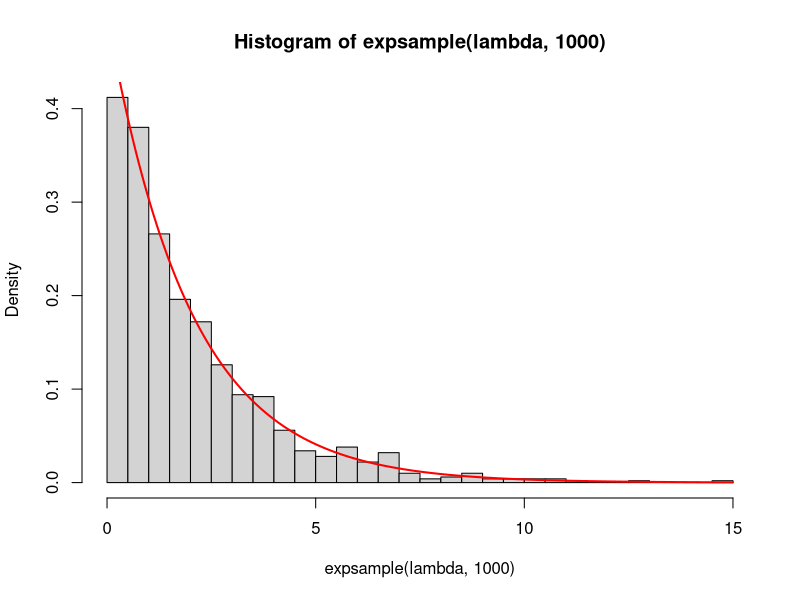
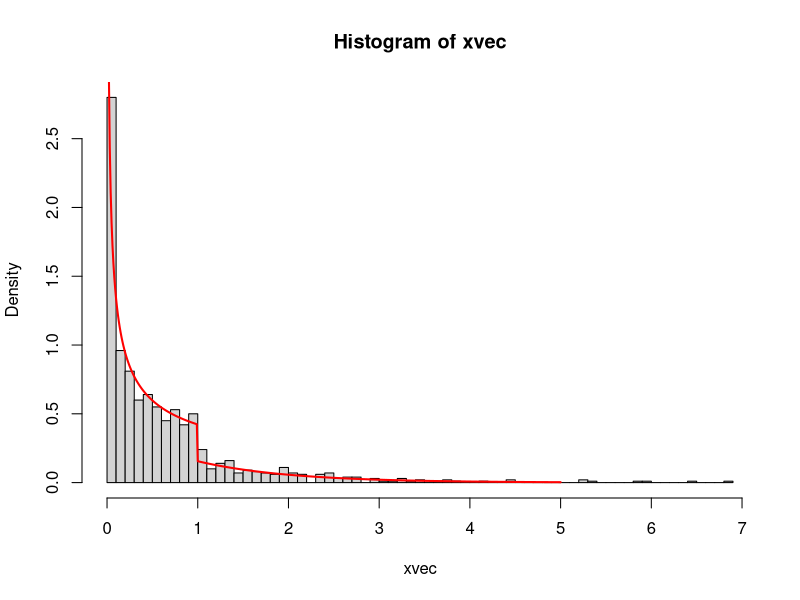
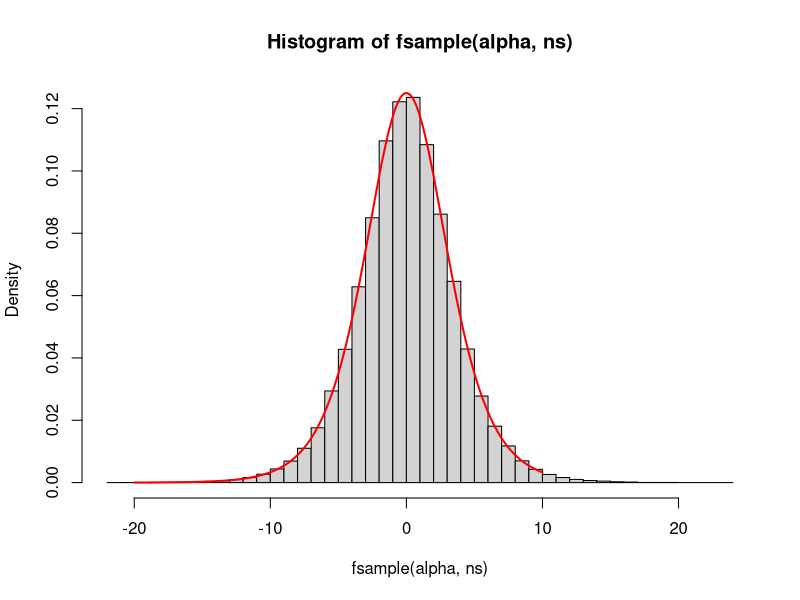
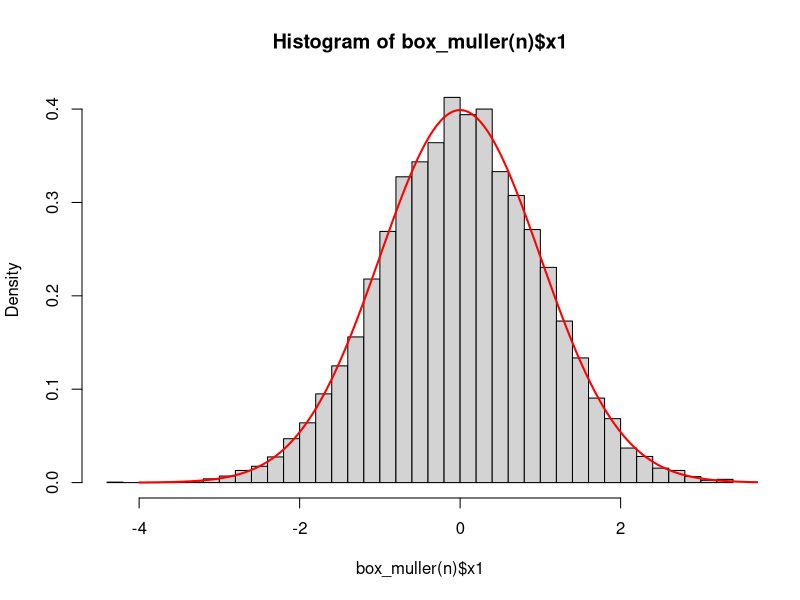
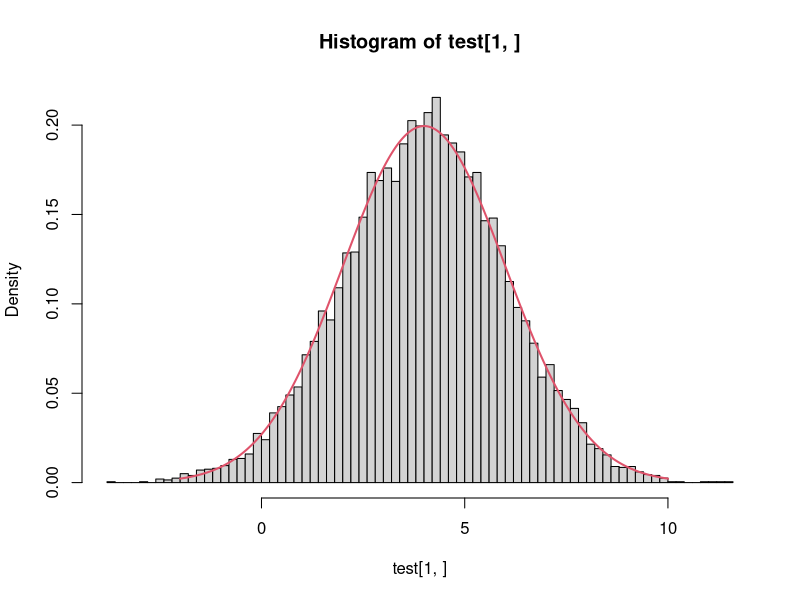
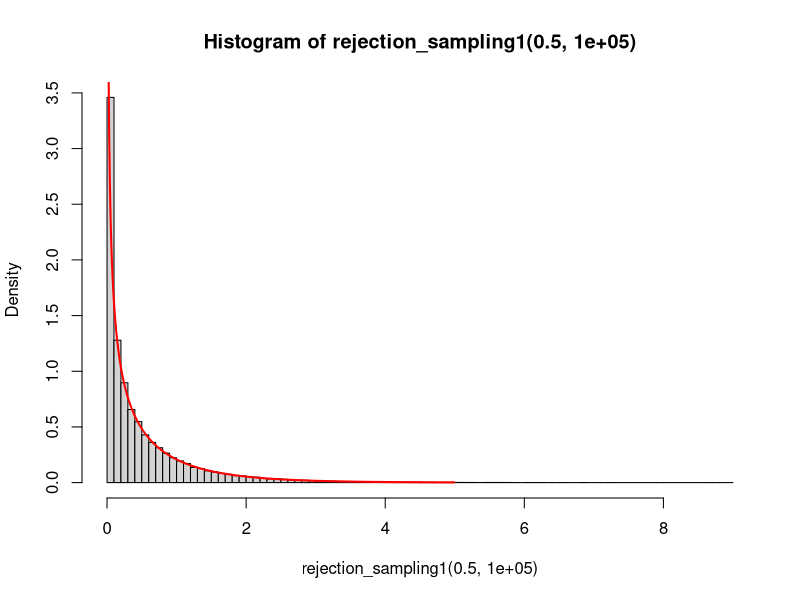
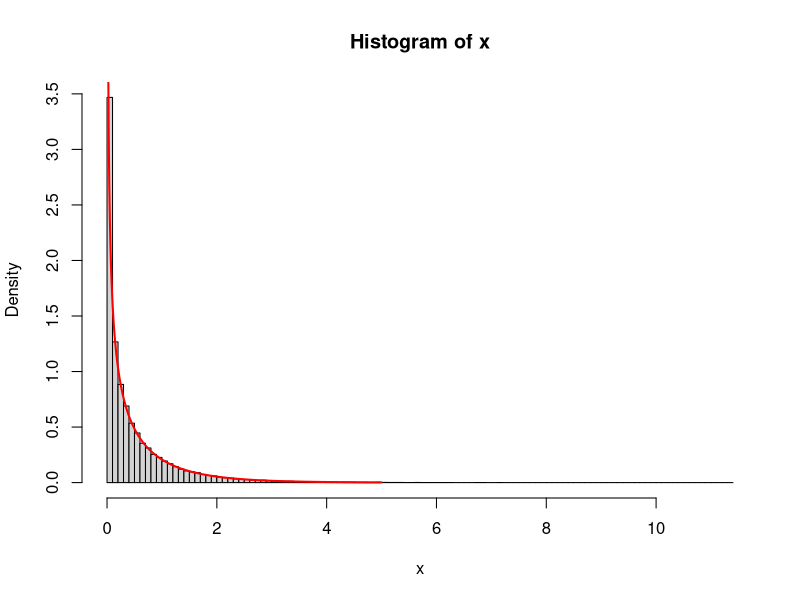

Write R code to recreate these figures, in order. (Note: this script raises an error after producing the figures.)
## ---- chunk 1
knitr::opts_chunk$set(echo = TRUE)
## ---- chunk 2
# load packages here
library(ggplot2)
library(tidyverse)
## ---- chunk 3
expsample <- function(lambda, n){
  u = runif(n)
  x = -1*log(u)/lambda
  return(x)
}
lambda = 0.5
hist(expsample(lambda, 1000), n = 50, freq = F)
lines(seq(0, 15, 0.01), dexp(seq(0, 15, 0.01), rate = lambda), col = "red", lwd = 2)
## ---- chunk 4
gsample <- function(alpha, c, n){
  u = runif(n)
  threshold = c/alpha
  x = ifelse(u < threshold, (alpha*u/c)^(1/alpha), -log((1/alpha) + exp(-1) - (u/c)))
  return(x)
}
alpha = 0.5
c = (alpha*exp(1))/(exp(1) + alpha)
xvec <- gsample(0.5, c, 1000)
g <- function(x){ifelse(x>=1, c*exp(-x), c*x^(alpha-1))}
hist(xvec, n = 50, freq = F)
lines(seq(0, 5, 0.01), g(seq(0, 5, 0.01)), col = "red", lwd = 2)

## ---- chunk 5
fsample <- function(alpha, n){
  u = runif(n)
  x = (1/alpha)*log(u/(1-u))
  return(x)
}
alpha = 0.5
ns = 100000
f <- function(x){alpha*exp(alpha*x)/(1 + exp(alpha*x))^2}
hist(fsample(alpha, ns), n = 50, freq = F)
lines(seq(-20,10,0.05), f(seq(-20,10,0.05)), col = "red", lwd = 2)
## ---- chunk 6
n = 10000
box_muller <- function(n) {
  u1 <- runif(n, 0,2*pi)
  u2 <- expsample(0.5, n)
  
  x1 <- sqrt(u2)*cos(u1)
  x2 <- sqrt(u2)*sin(u1)
  return(list(x1 = x1, x2 = x2, m = matrix(c(x1,x2), nrow = 2)))
}
hist(box_muller(n)$x1, n = 50, freq = F)
lines(seq(-4, 4, 0.01), dnorm(seq(-4, 4, 0.01)), col = "red", lwd = 2)
## ---- chunk 7
std_normal <- function(dim, n = 1000) {
  loop = seq(1,dim-1,2)
  m = matrix(, nrow = dim, ncol = n)
  for(i in loop) {
    
    m[c(i,i+1),] <- box_muller(n)$m
  }
  if(i+1 < dim) {
     m[dim,] <- box_muller(n)$x1
  }
  return(m)
}

multi_normal <- function(mu, sig, n=1000) {
  X <- std_normal(length(mu), n)
  A <- chol(sig)
  return(mu + t(A) %*% X)
}

#testing the function
s <- matrix(c(4,1,1,4), nrow = 2)
mu <- c(4,2)
test <- multi_normal(mu, s,n=10000)

hist(test[1,], freq =F, n = 100)
lines(seq(-2,10,.01), dnorm(seq(-2,10,.01), mean = 4, sd = 2), col = 2, lwd =2)
## ---- chunk 8
rejection_sampling1 <- function(alpha, n){
  alpha = 0.5
  c = (alpha*exp(1))/(exp(1) + alpha)
  count = 0
  x = c(NA)
  while (count < n) {
    values = gsample(alpha, c, n)
    a = ifelse(values < 1, exp(-values), values^(alpha-1))
    u = runif(n)
    values = ifelse(u - a < 0, values, NA)
    x = c(x,values)
    x = na.omit(x)
    count = length(x)
  }
  x = x[1:n]
  return(x)
}
hist(rejection_sampling1(0.5, 100000),freq=F, n = 100)
x <- seq(0.001, 5,.01)
lines(x,dgamma(x, 0.5,1), col = "red", lwd = 2)
## ---- chunk 9
alpha = 0.5
c = (alpha*exp(1))/(exp(1) + alpha)
n = 100000
count = 0
x = c(NA)
while (count < n) {
  values = gsample(alpha, c, n)
  a = ifelse(values < 1, exp(-values), values^(alpha-1))
  u = runif(n)
  values = ifelse(u - a < 0, values, NA)
  x = c(x,values)
  x = na.omit(x)
  count = length(x)
}
x = x[1:n]



hist(x,freq=F, n = 100)
x <- seq(0.001, 5,.01)
lines(x,dgamma(x, 0.5,1), col = "red", lwd = 2)
## ---- chunk 10
alpha = 100
n = 100000
a = ((alpha - 1)^((alpha - 1)/2))*exp((1-alpha)/2)
loga = (alpha - 1)/2*log(alpha-1) + (1-alpha)/2
  
bmin = 0
logbmax = (alpha + 1)/2*log(alpha+1) + (-1-alpha)/2
bmax = ((alpha + 1)^((alpha + 1)/2))*exp((-1-alpha)/2)
x1 <- runif(n, 0, a)
x2 <- runif(n, bmin, bmax)
logx1 <-runif(n,0,1) + loga
logx2 <-runif(n, 0,1) + logbmax
logy = logx2 - logx1
x = ifelse(x1 - sqrt((y)^(alpha-1)*exp(-y))< 0, y, NA)
x = na.omit(x)
hist(x, n = 100, freq = F)
x <- seq(0.001, 10000,.1)
lines(x,dgamma(x, alpha,1), col = "red", lwd = 2)
## ---- chunk 11
alpha = 2000
n = 1000000
  a = log(alpha - 1)*(alpha - 1)/2 + (1-alpha)/2
  bmin = -2000
  bmax = log(alpha + 1)*(alpha - 1)/2 + (-1-alpha)/2
x1 <- runif(n, bmin, a)
x2 <- runif(n, bmin, bmax)
y = x2 - x1
y
x = ifelse(x1 - 0.5*(y*(alpha-1)-exp(y))< 0, exp(y), NA)
x = na.omit(x)
hist(x, n = 100, freq = F)
x <- seq(0.001, 10000,.1)
lines(x,dgamma(x, alpha,1), col = "red", lwd = 2)
## ---- chunk 12



ratio_of_uniforms_f <- function(alpha, n){
  a = ((alpha - 1)^((alpha - 1)/2))*exp((1-alpha)/2)
  bmin = 0
  bmax = ((alpha + 1)^((alpha + 1)/2))*exp((-1-alpha)/2)
  x = rep(NA, n)
  attempts = 0
  for (i in 1:n) {
    finnished = 0
    while(finnished ==0) {
      x1 <- runif(1, 0, a)
      x2 <- runif(1, bmin, bmax)
      y = x2/x1
      if(x1 - sqrt((y)^(alpha-1)*exp(-y))< 0){
        x[i] = y
        finnished = 1
      }
      else
        {attempts = attempts + 1}
    }
  }
  return(list(x = x, fails = attempts))
}

ret = ratio_of_uniforms_f(3, 1000)
ret$fails
hist(ratio_of_uniforms_f(3, 10000)$x, n = 100, freq = F)
x <- seq(0.001, 100,.1)
lines(x,dgamma(x, 3,1), col = "red", lwd = 2)
## ---- chunk 13

n <- 100000
X <- box_muller(n)$x1
h <- function(x) {
  return(x>4)
}


H <- h(X)
theta_hat_exp <- mean(H)  #The expected value

theta_hat_var <- var(H)/n #The variance 


#the confidence interval for
print("The estimate of theta is:")
print(theta_hat)
print("The 95% confidence interval is:" )
print(c(theta_hat_exp-1.96*sqrt(theta_hat_var), theta_hat_exp+1.96*sqrt(theta_hat_var)))

#matrix created for a plot later.
res <- matrix(nrow = 3, ncol =2)
res[1,1] <- 1-pnorm(4)
res[2,1] <- theta_hat
res[2,2] <- var_theta_hat


## ---- chunk 14
#sampling from g(x)
g <- function(c=exp(8), n=1000) {
  u <- runif(n, 0,c*exp(-8))
  x <- sqrt(-2*log(-u/c+exp(-8)))
  return(x)
}

## ---- chunk 15
importance_sampling <- function(n=100000) {
  x <- g(n)
  c <- exp(8)
  w <- 1/(c*x*sqrt(2*pi))
  theta_is_hat_exp <- mean(w)
  theta_is_hat_var <- var(w)/n
  return(list(x = x, theta_is_hat_exp = theta_is_hat_exp, theta_is_hat_var = theta_is_hat_var))
}
res[3,1] <- importance_sampling()$theta_is_hat_exp
res[3,2] <- importance_sampling()$theta_is_hat_var


print("The estimate of theta is:")
print(res[3,1])
print("The 95% confidence interval is:" )
print(c(theta_is_hat_exp-1.96*sqrt(res[3,2]), theta_is_hat_exp+1.96*sqrt(res[3,2])))
print("The true theta is: ")
print(res[1,1])



## ---- chunk 16
library(tidyverse)
res

data.frame(model = c("Monte Carlo Est", paste("g(x) proposal" )),
           mean = res[-1,1], sd =  sqrt(res[-1,2])) %>%
  mutate(lower = mean-2*sd, upper = mean+2*sd) %>%
  ggplot() + geom_errorbar(aes(x = model, ymin = lower, ymax = upper)) +
  geom_point(aes(x = model, y = mean), color = "red") +
  geom_hline(yintercept = res[1,1], lty = 2) + 
  xlab("") + ylab("")
## ---- chunk 17
n <- 1000000
x <- box_muller(n)$x1
mc <- cumsum(h(x))/1:n

data.frame(mc = mc,
           nn = seq_along(mc)) %>%
  pivot_longer(-nn) %>%
  ggplot()+geom_line(aes(x = nn, y = value,group = name, color = name))+
  geom_hline(yintercept = res[1,1], lty = 2)+geom_hline(yintercept = res[3,1], lty = 2, color = "green") 
## ---- chunk 18
g2 <- function(c=exp(8), n=1000) {
  u <- runif(n, 0,1)
  u2 <- c(u,1-u)
  
  x <- sqrt(-2*log(-u2/c+exp(-8)))
  return(x)
}
importance_sampling2 <- function(n = 50000) {
  x <- g2(n = n)
  c <- exp(8)
  w <- 1/(c*x*sqrt(2*pi))
  theta_is_hat_exp <- mean(w)
  theta_is_hat_var <- var(w)/n
  return(list(x = x, theta_is_hat_exp2 = theta_is_hat_exp, theta_is_hat_var2 = theta_is_hat_var))
}

ret <- importance_sampling2()

res2 <- matrix(nrow = 3, ncol = 2)
res2[2,] <- res[3,]
res2[1,1] <- res[1,1] 
res2[3,1] <- ret$theta_is_hat_exp2
res2[3,2] <- ret$theta_is_hat_var2


## ---- chunk 19

data.frame(model = c("g(x) proposal", paste("g(x) proposal  antithetic" )),
           mean = res2[-1,1], sd =  sqrt(res2[-1,2])) %>%
  mutate(lower = mean-2*sd, upper = mean+2*sd) %>%
  ggplot() + geom_errorbar(aes(x = model, ymin = lower, ymax = upper)) +
  geom_point(aes(x = model, y = mean), color = "red") +
  geom_hline(yintercept = res[1,1], lty = 2) + 
  xlab("") + ylab("")
